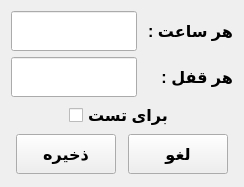
<?xml version="1.0" encoding="UTF-8"?>
<ui version="4.0">
 <class>edit</class>
 <widget class="QWidget" name="edit">
  <property name="geometry">
   <rect>
    <x>0</x>
    <y>0</y>
    <width>244</width>
    <height>187</height>
   </rect>
  </property>
  <property name="windowTitle">
   <string>Edit</string>
  </property>
  <layout class="QGridLayout" name="gridLayout">
   <item row="0" column="0">
    <widget class="QLineEdit" name="LeTime">
     <property name="minimumSize">
      <size>
       <width>0</width>
       <height>40</height>
      </size>
     </property>
     <property name="font">
      <font>
       <pointsize>14</pointsize>
       <bold>true</bold>
      </font>
     </property>
    </widget>
   </item>
   <item row="0" column="1">
    <widget class="QLabel" name="label">
     <property name="font">
      <font>
       <pointsize>12</pointsize>
       <bold>true</bold>
      </font>
     </property>
     <property name="text">
      <string>هر ساعت : </string>
     </property>
    </widget>
   </item>
   <item row="1" column="0">
    <widget class="QLineEdit" name="LeGhofl">
     <property name="minimumSize">
      <size>
       <width>0</width>
       <height>40</height>
      </size>
     </property>
     <property name="font">
      <font>
       <pointsize>14</pointsize>
       <bold>true</bold>
      </font>
     </property>
    </widget>
   </item>
   <item row="1" column="1">
    <widget class="QLabel" name="label_2">
     <property name="font">
      <font>
       <pointsize>12</pointsize>
       <bold>true</bold>
      </font>
     </property>
     <property name="text">
      <string>هر قفل :‌</string>
     </property>
    </widget>
   </item>
   <item row="2" column="0" colspan="2">
    <layout class="QHBoxLayout" name="horizontalLayout_4" stretch="0,0,0">
     <item>
      <spacer name="horizontalSpacer_4">
       <property name="orientation">
        <enum>Qt::Horizontal</enum>
       </property>
       <property name="sizeHint" stdset="0">
        <size>
         <width>40</width>
         <height>20</height>
        </size>
       </property>
      </spacer>
     </item>
     <item>
      <widget class="QCheckBox" name="checkBox">
       <property name="font">
        <font>
         <pointsize>12</pointsize>
         <bold>true</bold>
        </font>
       </property>
       <property name="text">
        <string>برای تست</string>
       </property>
      </widget>
     </item>
     <item>
      <spacer name="horizontalSpacer_5">
       <property name="orientation">
        <enum>Qt::Horizontal</enum>
       </property>
       <property name="sizeHint" stdset="0">
        <size>
         <width>40</width>
         <height>20</height>
        </size>
       </property>
      </spacer>
     </item>
    </layout>
   </item>
   <item row="3" column="0" colspan="2">
    <layout class="QHBoxLayout" name="horizontalLayout_3" stretch="0,0,0,0,0">
     <item>
      <spacer name="horizontalSpacer_2">
       <property name="orientation">
        <enum>Qt::Horizontal</enum>
       </property>
       <property name="sizeHint" stdset="0">
        <size>
         <width>40</width>
         <height>20</height>
        </size>
       </property>
      </spacer>
     </item>
     <item>
      <widget class="QPushButton" name="PbSave">
       <property name="minimumSize">
        <size>
         <width>100</width>
         <height>40</height>
        </size>
       </property>
       <property name="font">
        <font>
         <pointsize>12</pointsize>
         <bold>true</bold>
        </font>
       </property>
       <property name="text">
        <string>ذخیره</string>
       </property>
      </widget>
     </item>
     <item>
      <spacer name="horizontalSpacer">
       <property name="orientation">
        <enum>Qt::Horizontal</enum>
       </property>
       <property name="sizeHint" stdset="0">
        <size>
         <width>40</width>
         <height>20</height>
        </size>
       </property>
      </spacer>
     </item>
     <item>
      <widget class="QPushButton" name="PbCancel">
       <property name="minimumSize">
        <size>
         <width>100</width>
         <height>40</height>
        </size>
       </property>
       <property name="font">
        <font>
         <pointsize>12</pointsize>
         <bold>true</bold>
        </font>
       </property>
       <property name="text">
        <string>لغو</string>
       </property>
      </widget>
     </item>
     <item>
      <spacer name="horizontalSpacer_3">
       <property name="orientation">
        <enum>Qt::Horizontal</enum>
       </property>
       <property name="sizeHint" stdset="0">
        <size>
         <width>40</width>
         <height>20</height>
        </size>
       </property>
      </spacer>
     </item>
    </layout>
   </item>
  </layout>
 </widget>
 <resources/>
 <connections/>
</ui>
